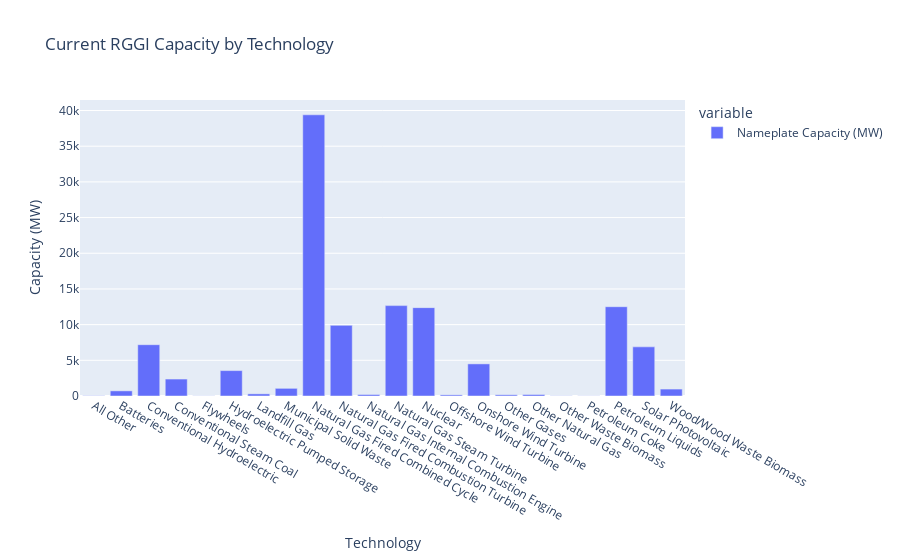

Source (notebook cell):
### Code cell
rggi_capacity_by_tech_fig

### Figure 1 — Plotly figure (JSON) as saved in the notebook; plotly's stock layout.template omitted (floating-point values rounded to 4 significant figures)
{"data": [{"alignmentgroup": "True", "hovertemplate": "variable=Nameplate Capacity (MW)<br>Technology=%{x}<br>Capacity (MW)=%{y}<extra></extra>", "legendgroup": "Nameplate Capacity (MW)", "marker": {"color": "#636efa", "pattern": {"shape": ""}}, "name": "Nameplate Capacity (MW)", "offsetgroup": "Nameplate Capacity (MW)", "orientation": "v", "showlegend": true, "textposition": "auto", "type": "bar", "x": ["All Other", "Batteries", "Conventional Hydroelectric", "Conventional Steam Coal", "Flywheels", "Hydroelectric Pumped Storage", "Landfill Gas", "Municipal Solid Waste", "Natural Gas Fired Combined Cycle", "Natural Gas Fired Combustion Turbine", "Natural Gas Internal Combustion Engine", "Natural Gas Steam Turbine", "Nuclear", "Offshore Wind Turbine", "Onshore Wind Turbine", "Other Gases", "Other Natural Gas", "Other Waste Biomass", "Petroleum Coke", "Petroleum Liquids", "Solar Photovoltaic", "Wood/Wood Waste Biomass"], "xaxis": "x", "y": [33.2, 719.1, 7187.0, 2375.0, 20, 3558, 301.8, 1073.0, 39400.0, 9899.0, 210.5, 12660.0, 12380.0, 160, 4499.0, 170, 210.5, 25.2, 18, 12510.0, 6883.0, 970.9], "yaxis": "y"}], "layout": {"barmode": "relative", "legend": {"title": {"text": "variable"}, "tracegroupgap": 0}, "title": {"text": "Current RGGI Capacity by Technology"}, "xaxis": {"anchor": "y", "domain": [0, 1], "title": {"text": "Technology"}}, "yaxis": {"anchor": "x", "domain": [0, 1], "title": {"text": "Capacity (MW)"}}}}
